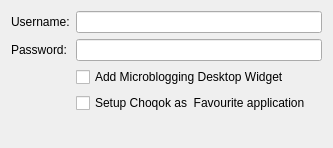
<?xml version="1.0" encoding="UTF-8"?>
<ui version="4.0">
 <class>Config</class>
 <widget class="QWidget" name="Config">
  <property name="geometry">
   <rect>
    <x>0</x>
    <y>0</y>
    <width>333</width>
    <height>148</height>
   </rect>
  </property>
  <property name="windowTitle">
   <string>Form</string>
  </property>
  <layout class="QFormLayout" name="formLayout">
   <property name="fieldGrowthPolicy">
    <enum>QFormLayout::ExpandingFieldsGrow</enum>
   </property>
   <item row="0" column="1">
    <widget class="KLineEdit" name="username"/>
   </item>
   <item row="2" column="0">
    <widget class="QLabel" name="userName">
     <property name="text">
      <string>Password:</string>
     </property>
    </widget>
   </item>
   <item row="2" column="1">
    <widget class="KLineEdit" name="password"/>
   </item>
   <item row="0" column="0">
    <widget class="QLabel" name="label">
     <property name="text">
      <string>Username:</string>
     </property>
    </widget>
   </item>
   <item row="3" column="1">
    <widget class="QCheckBox" name="addPlasmoid">
     <property name="text">
      <string>Add Microblogging Desktop Widget</string>
     </property>
    </widget>
   </item>
   <item row="4" column="1">
    <widget class="QCheckBox" name="setupChoqok">
     <property name="text">
      <string>Setup Choqok as  Favourite application</string>
     </property>
    </widget>
   </item>
  </layout>
 </widget>
 <customwidgets>
  <customwidget>
   <class>KLineEdit</class>
   <extends>QLineEdit</extends>
   <header>klineedit.h</header>
  </customwidget>
 </customwidgets>
 <resources/>
 <connections/>
</ui>
